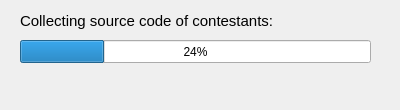
<?xml version="1.0" encoding="UTF-8"?>
<ui version="4.0">
 <class>CollectDialog</class>
 <widget class="QDialog" name="CollectDialog">
  <property name="windowModality">
   <enum>Qt::ApplicationModal</enum>
  </property>
  <property name="geometry">
   <rect>
    <x>0</x>
    <y>0</y>
    <width>400</width>
    <height>110</height>
   </rect>
  </property>
  <property name="windowTitle">
   <string>Collecting code</string>
  </property>
  <property name="modal">
   <bool>true</bool>
  </property>
  <widget class="QProgressBar" name="progressBar">
   <property name="geometry">
    <rect>
     <x>20</x>
     <y>40</y>
     <width>351</width>
     <height>23</height>
    </rect>
   </property>
   <property name="value">
    <number>24</number>
   </property>
  </widget>
  <widget class="QLabel" name="label_2">
   <property name="geometry">
    <rect>
     <x>20</x>
     <y>10</y>
     <width>371</width>
     <height>21</height>
    </rect>
   </property>
   <property name="styleSheet">
    <string notr="true">font: 11pt;</string>
   </property>
   <property name="text">
    <string>Collecting source code of contestants:</string>
   </property>
  </widget>
  <widget class="QWidget" name="horizontalLayoutWidget">
   <property name="geometry">
    <rect>
     <x>20</x>
     <y>70</y>
     <width>341</width>
     <height>21</height>
    </rect>
   </property>
   <layout class="QHBoxLayout" name="horizontalLayout">
    <item>
     <widget class="QLabel" name="stateLabel">
      <property name="text">
       <string/>
      </property>
     </widget>
    </item>
    <item>
     <widget class="QLabel" name="contestantNameLabel">
      <property name="text">
       <string/>
      </property>
     </widget>
    </item>
   </layout>
  </widget>
 </widget>
 <resources/>
 <connections/>
</ui>
